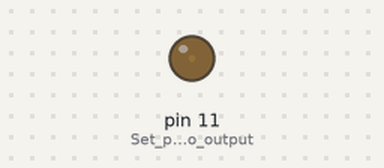
This sketch was run on a simulated Arduino Uno, built with avr-gcc and run on an emulated ATmega328P. Shown: output pins drawn as LEDs (lit = HIGH).

Above: at 0.05 s.
At 1.45 s:
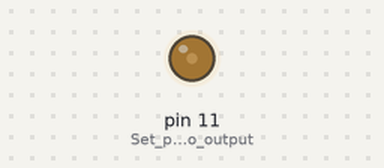
Timing chart, 0 to 4.6 s (numbered marks = the images above):
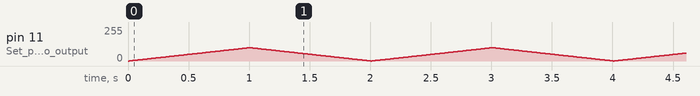

The sketch:

Fade.ino
```cpp
//Mr Minsky
//Dim LED

int brightness = 0;       //Create a variable called brightness that starts at 0
int change = 1;

void setup() {
  pinMode(11, OUTPUT);    //Set pin 11 to output
}

void loop() {
  analogWrite(11, brightness); //Set the LED in pin 11 to the value stored in brightness
  brightness = brightness + change; //Increase brightness by change
  delay(10);                  //Wait .1 second
  if(brightness == 100) {      //If the current value of brightness is 100...
    change = -1;
  }
  if(brightness == 0) {
    change = 1;
  }

}
```
